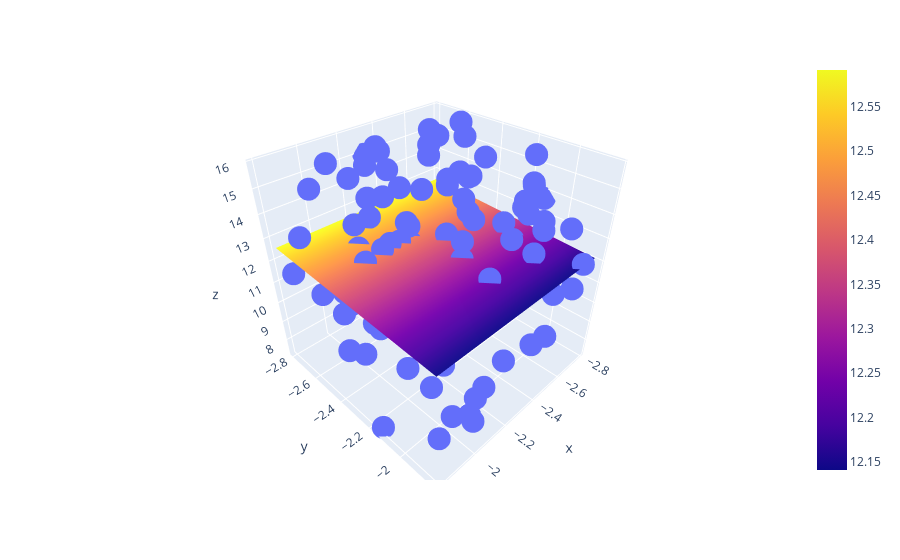

The notebook cell saved with this chart:
### Code cell
## Visualize multiple linear regression
import plotly.graph_objects as go

fig=px.scatter_3d(x=x.ravel(),y=y.ravel(),z=z.ravel())

fig.add_trace(go.Surface(x=x_input,y=y_input,z=z_final))
fig.show()
